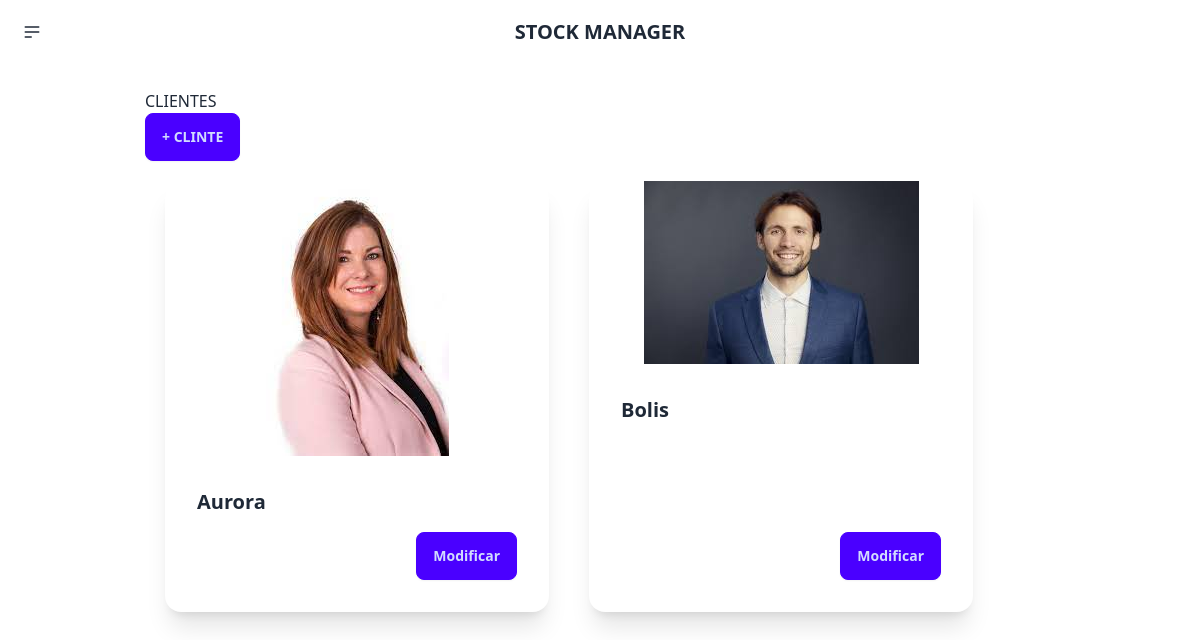
The app's page /stockmanager/clientes/, older data.
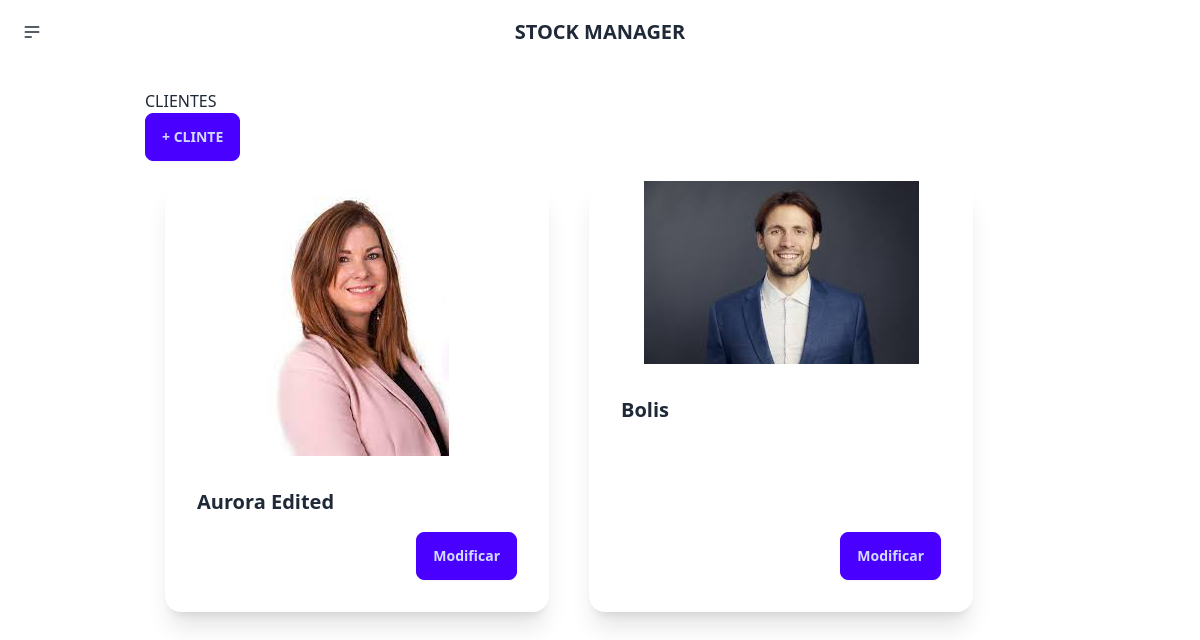
The same page, newer data.
### stockmanager/models.py (models this page shows, shortened)
class Clientes(models.Model):
    ClienteID = models.AutoField(primary_key=True)
    Imagen = models.ImageField(null=True, blank=True, upload_to="images/")
    Nombre = models.CharField(max_length=255)
    Apellido = models.CharField(max_length=255)
    CorreoElectronico = models.CharField(max_length=255)
    Direccion = models.TextField()

### stockmanager/views.py (the view)
# urls.py: path('clientes/', views.clients_index, name='clients_index'),
def clients_index(response):
    clients = Clientes.objects.all()
    return render(response, 'clientes/index.html', {'clients':clients})

### stockmanager/templates/clientes/index.html
{% extends 'layouts/base.html' %}
{% load static %}
{% block content %}
<h1>CLIENTES</h1> <a href="{% url 'client_new' %}"><button class="btn btn-primary"> + CLINTE </button></a>
<section class="section-cards">
    {% for client in clients %}
    <div class="card w-96 bg-base-100 shadow-xl">
     <figure><img src="{{client.Imagen.url}}" alt=""  /></figure>
     <div class="card-body">
       <h2 class="card-title">{{client.Nombre}}</h2>
       <p>{{client.Contacto}}</p>
       <div class="card-actions justify-end">
         <a href="{% url 'client_get' client.ClienteID %}"><button class="btn btn-primary">Modificar</button></a>
       </div>
     </div>
    </div>
    {% endfor %}
</section>
{% endblock %}

Row changes from the older to the newer data that the page shows:
changed Clientes: Nombre "Aurora" → "Aurora Edited"
